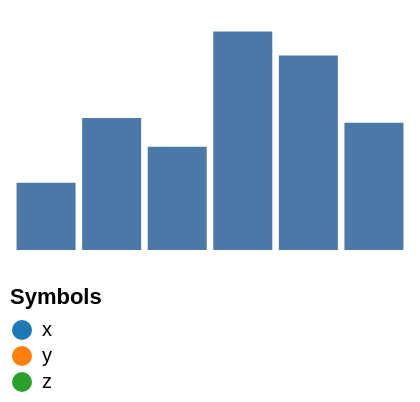

Specify this chart in Vega-Lite:
### Vega specification from a JSON file in a GitHub repository (floating-point values rounded to 4 significant figures)
{"width": 200, "height": 120, "padding": 5, "data": [{"name": "t", "values": [{"a": "Alpha", "b": 28, "c": "x", "d": 1}, {"a": "Bravo", "b": 55, "c": "y", "d": 2}, {"a": "Charlie", "b": 43, "c": "x", "d": 3}, {"a": "Delta", "b": 91, "c": "z", "d": 4}, {"a": "Echo", "b": 81, "c": "y", "d": 5}, {"a": "Foxtrot", "b": 53, "c": "z", "d": 6}]}], "scales": [{"name": "x", "type": "band", "domain": {"data": "t", "field": "a"}, "range": "width", "padding": 0.1}, {"name": "y", "type": "linear", "domain": {"data": "t", "field": "b"}, "range": "height", "nice": true}, {"name": "color", "type": "ordinal", "domain": {"data": "t", "field": "c"}, "range": {"scheme": "category10"}}, {"name": "ramp", "type": "linear", "domain": {"data": "t", "field": "d"}, "range": {"scheme": "blues"}}, {"name": "size", "type": "linear", "domain": {"data": "t", "field": "b"}, "range": [10, 200]}, {"name": "shape", "type": "ordinal", "domain": {"data": "t", "field": "c"}, "range": "symbol"}, {"name": "quant", "type": "quantize", "domain": [0, 100], "range": {"scheme": "greens", "count": 4}}], "marks": [{"type": "rect", "from": {"data": "t"}, "encode": {"enter": {"x": {"scale": "x", "field": "a"}, "width": {"scale": "x", "band": 1}, "y": {"scale": "y", "field": "b"}, "y2": {"scale": "y", "value": 0}}}}], "legends": [{"fill": "color", "title": "Symbols", "orient": "bottom"}]}
